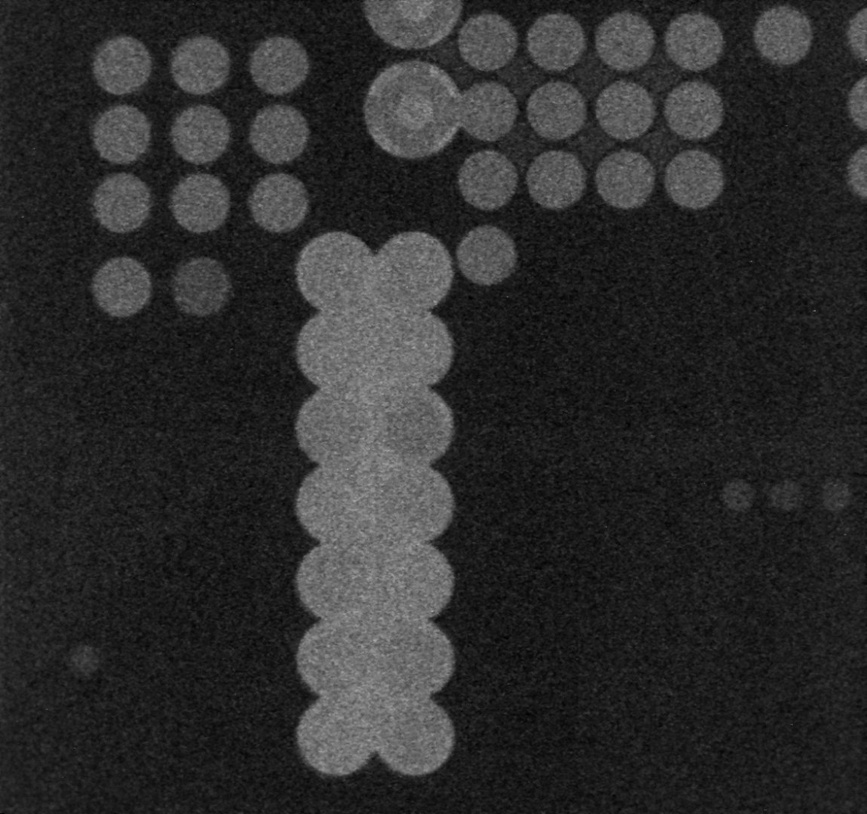
#> input picture circleExtraction/images/source/source4.jpg, 867 x 814 px, shrunk from 1150 x 1080 before the run
$ python circleExtraction.py   (older library calls are emulated)
#> lines starting #> are read from the running program, lines starting #| are printed output that depends on the picture; after the words box and inside, x2 and y2 are one past the last pixel; in counts of white or black regions, pixels touching at a corner belong together; long printed decimals are rounded
import cv2
import numpy as np
from matplotlib import pyplot as plt

# read image
source_img = cv2.imread('images/source/source4.jpg', cv2.CV_8UC1)
#> source_img is the input picture: shape (814, 867); min 0, max 170, mean 44.7
source_img1 = cv2.imread('images/source/source4.jpg')
print(source_img1.shape)
#| (814, 867, 3)

# denoising
denoised_img = cv2.fastNlMeansDenoising(source_img, None, 10)

# hist 30 54 117
hist = cv2.calcHist([denoised_img], [0], None, [256], [0, 256])
#> hist = 256 values, max 73873 at index 27, min 0 at index 0, mean 2756.8
plt.figure("hist")
plt.plot(hist)

# extract the white block(circle and ellipse) through binary processing
ret, thresh_img = cv2.threshold(denoised_img, 50, 255, cv2.THRESH_BINARY)
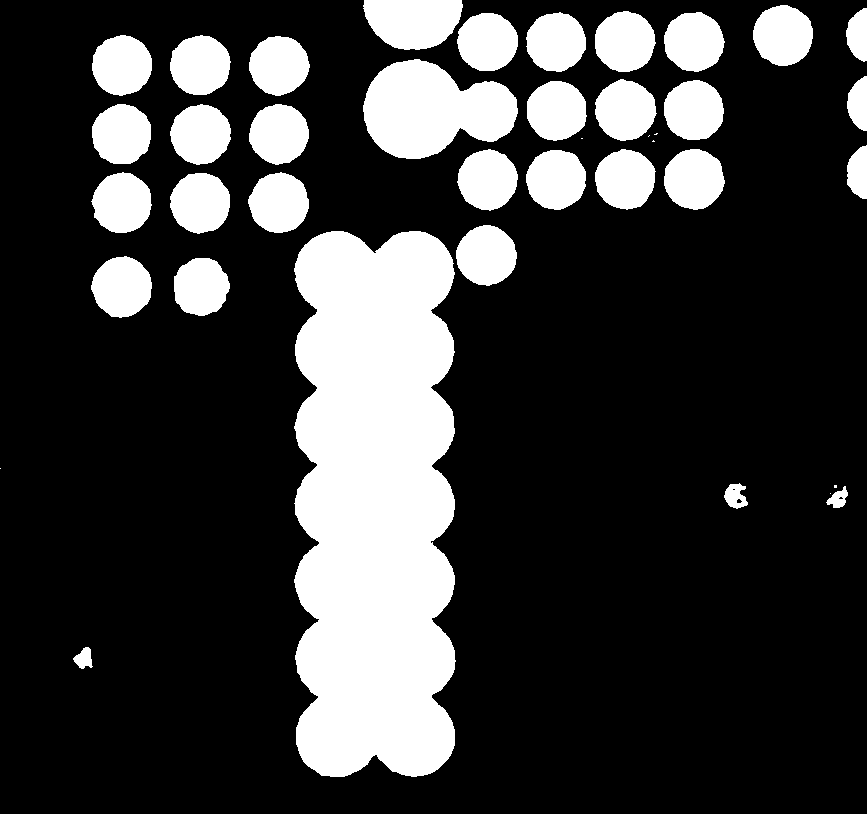
#> thresh_img: shape (814, 867); 23.2% white; 40 white regions (7 under 20 px), largest, box (x1, y1, x2, y2) and area: (294, 231, 456, 777) 77961, (363, 59, 518, 159) 10592, (363, 0, 463, 50) 3984
plt.figure("white blocks")
plt.imshow(thresh_img)

# delete the ellipse block
# erode
erode_img = cv2.erode(thresh_img, np.ones((3, 3), np.uint8), iterations=3)
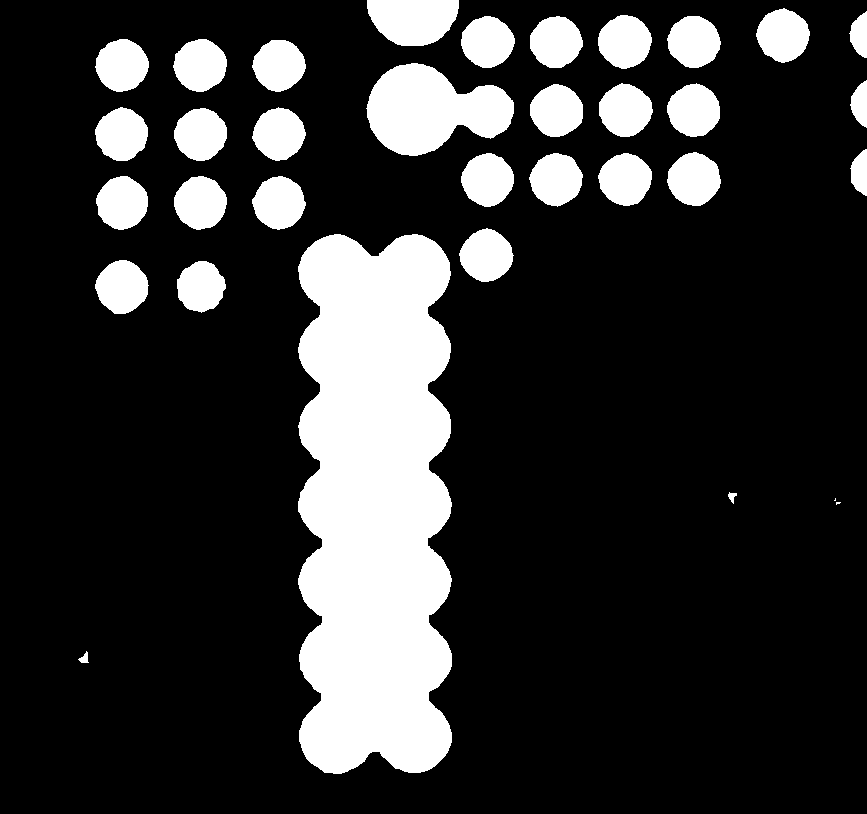
#> erode_img: shape (814, 867); 19.4% white; 34 white regions (2 under 20 px)
# extract circles
contours_img, contours, hierarchy = cv2.findContours(erode_img, cv2.RETR_EXTERNAL, cv2.CHAIN_APPROX_SIMPLE)
#> contours = 34 contours, 2 with area under 20; largest, box (x1, y1, x2, y2) and area: (298, 234, 452, 774) 71140, (366, 63, 514, 156) 8770, (367, 0, 459, 46) 3284, (598, 15, 652, 69) 2118, (667, 152, 721, 206) 2098
area_threshold = 20
height_width_threshold = 48
for i in range(len(contours)):
    # delete the small area block
    area = cv2.contourArea(contours[i])
    if area < area_threshold:
        cv2.drawContours(contours_img, [contours[i]], 0, 0, -1)

    # delete the ellipse block according to the width and height
    else:
        rect = cv2.minAreaRect(contours[i])
        box = cv2.boxPoints(rect)
        box = np.int0(box)
        height = abs(box[0][1] - box[2][1])
        width = abs(box[0][0] - box[2][0])
        if (height - width) > height_width_threshold:
            cv2.drawContours(contours_img, [contours[i]], 0, 0, -1)
#> this loop made 34 passes
#> (area, rect, box, height, width) on passes 1, 4, 5, 6: (53.5, ((85.25, 658.3), (11.31, 9.19), -45), [[84, 665], [78, 659], [86, 651], [92, 657]], 14, 2), (41.5, ((731.2, 496.7), (10.42, 7.84), -69.44), [[733, 503], [725, 500], [729, 490], [736, 493]], 13, 4), (1816.5, ((200.3, 287), (48.4, 48.8), -36.87), [[195, 321], [166, 282], [204, 253], [234, 292]], 68, 9), (2078.5, ((121.8, 286.8), (50.91, 50.2), -45), [[121, 322], [86, 287], [122, 251], [157, 286]], 71, 1)
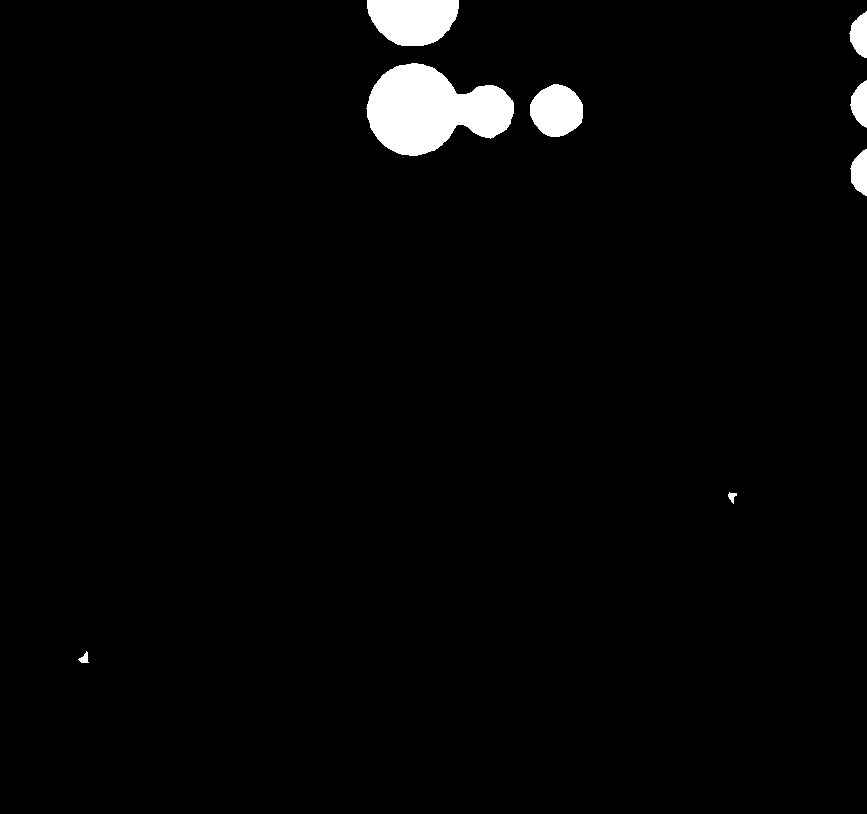
#> contours_img: shape (814, 867); 2.3% white; 8 white regions, largest, box (x1, y1, x2, y2) and area: (366, 63, 514, 156) 8953, (367, 0, 459, 46) 3396, (530, 84, 583, 137) 2146

# dilate
dilate_img = cv2.dilate(contours_img, np.ones((3, 3), np.uint8), iterations=2)
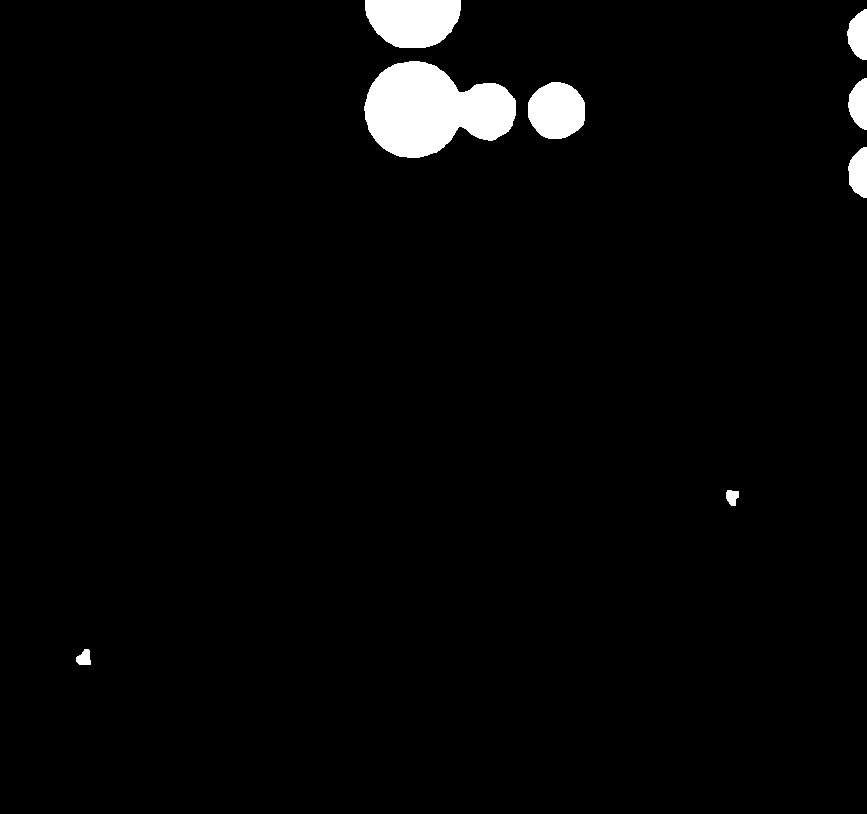
#> dilate_img: shape (814, 867); 2.7% white; 8 white regions
plt.figure("processed image")
plt.imshow(dilate_img)

# get circle center point
processed_img, contours, hierarchy = cv2.findContours(dilate_img, cv2.RETR_EXTERNAL, cv2.CHAIN_APPROX_SIMPLE)
#> contours = 8 contours; box (x1, y1, x2, y2) and area: (364, 61, 516, 158) 9834, (365, 0, 461, 48) 3654, (528, 82, 585, 139) 2505, (847, 9, 867, 60) 702, (848, 147, 867, 198) 687, (848, 78, 867, 130) 672, (76, 649, 91, 665) 154, (726, 490, 739, 506) 134
# calc the radius
area, num = 0, 0
for i in range(len(contours)):
    temp = cv2.contourArea(contours[i])
    if 100 < temp:
        num += 1
        area += temp
#> this loop made 8 passes
#> (temp, area) on passes 1 to 8: (153.5, 153.5), (133.5, 287), (687, 974), (2505, 3479), (672, 4151), (9834, 13985), (701.5, 14686.5), (3654, 18340.5)
#> after the loop, area = 18340.5; num = 8

average_area = area / num
#> average_area = 2292.6
radius = np.sqrt(average_area / np.pi)
#> radius = 27.01
print("radius is: " + str(radius))
#| radius is: 27.014

# set the image boundary
boundary_max_x = source_img1.shape[1] - radius
#> boundary_max_x = 840
boundary_min_x = radius
#> boundary_min_x = 27.01
boundary_max_y = source_img1.shape[0] - radius
#> boundary_max_y = 787
boundary_min_y = radius
#> boundary_min_y = 27.01

# get the centre point coordinates
points = []
for i in range(len(contours)):
    rect = cv2.minAreaRect(contours[i])
    box = cv2.boxPoints(rect)
    box = np.int0(box)
    height = abs(box[0][1] - box[2][1])
    width = abs(box[0][0] - box[2][0])
    c_x = int((box[0][0] + box[2][0]) / 2)
    c_y = int((box[0][1] + box[2][1]) / 2)

    # ignore the uncompleted circle in the boundary
    if c_x < boundary_min_x or c_x > boundary_max_x or c_y < boundary_min_y or c_y > boundary_max_y:
        continue

    if float(width) / float(height) > 2:  # deal with two circles connected horizontally
        c_x_1 = int((box[0][0] + box[2][0]) / 2) - int(1.5 * radius)
        c_x_2 = int((box[0][0] + box[2][0]) / 2) + int(1.5 * radius)
        c_y = int((box[0][1] + box[2][1]) / 2)
        points.append((c_x_1, c_y))
        points.append((c_x_2, c_y))
    else:  # normal circle
        points.append((c_x, c_y))
#> this loop made 8 passes
#> (rect, box, height, width, c_x) on passes 1 to 4: (((83, 656.5), (15, 14), -90), [[90, 664], [76, 664], [76, 649], [90, 649]], 15, 14, 83), (((732, 497.5), (15, 12), -90), [[738, 505], [726, 505], [726, 490], [738, 490]], 15, 12, 732), (((857, 172), (50, 18), -90), [[866, 197], [848, 197], [848, 147], [866, 147]], 50, 18, 857), (((556, 110), (56, 56), -90), [[584, 138], [528, 138], [528, 82], [584, 82]], 56, 56, 556)
#> after the loop, points = [(83, 656), (732, 497), (556, 110), (437, 116)]

# draw centre points
for item in points:
    cv2.circle(source_img1, item, 3, (255, 255, 0), -1)
#> this loop made 4 passes
#> source_img1: shape (814, 867, 3); 0.02% of pixels changed, all inside (x1, y1, x2, y2) = (80, 107, 736, 660)
plt.figure("circle with centre point")
plt.imshow(source_img1)

plt.show()
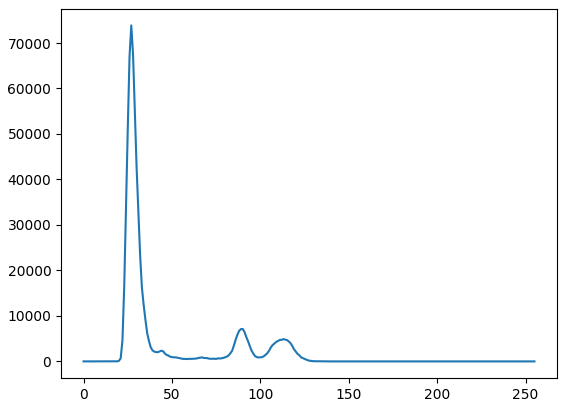
#> figure drawn by matplotlib, 1 panel; curve peaks at x = 27, y = 73873

$ run again, with circleExtraction/images/source/source1.jpg copied over circleExtraction/images/source/source4.jpg
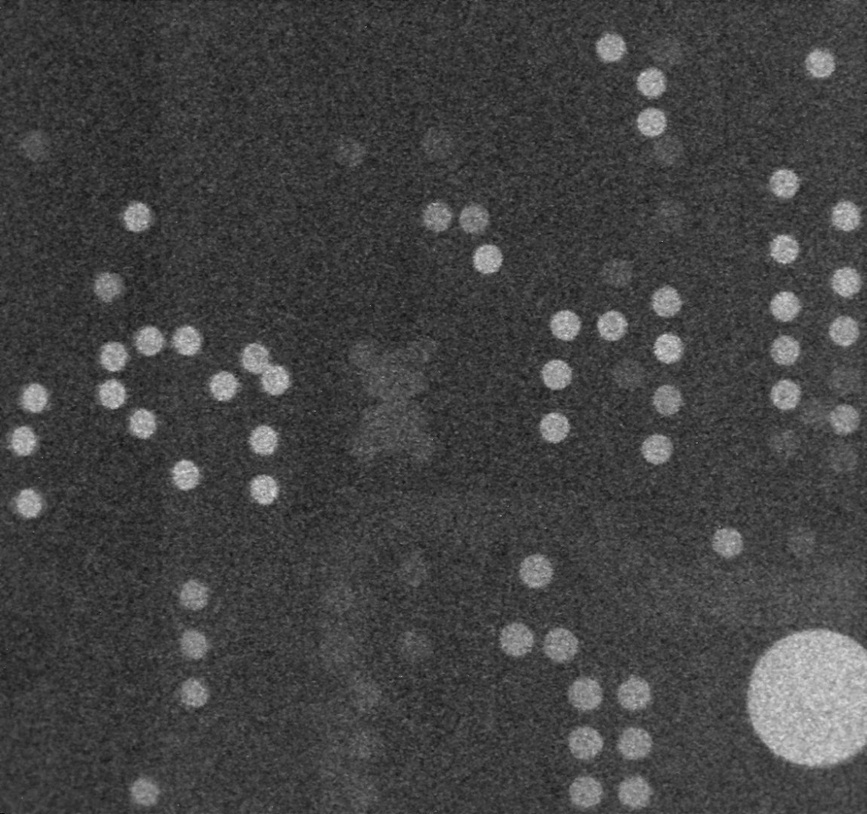
#> input picture circleExtraction/images/source/source1.jpg, 867 x 814 px, shrunk from 1150 x 1080 before the run
#> source_img is the input picture: shape (814, 867); min 12, max 222, mean 67
#| (814, 867, 3)
#> hist = 256 values, max 45381 at index 58, min 0 at index 0, mean 2756.8
#> thresh_img: shape (814, 867); 96.2% white; 671 black regions (521 under 20 px), largest, box (x1, y1, x2, y2) and area: (88, 29, 164, 213) 5253, (117, 244, 164, 332) 1769, (47, 178, 106, 260) 1438
#> erode_img: shape (814, 867); 87.2% white; 221 black regions
#> `contours_img, contours, hierarchy = cv2.findContours(erode_img, cv2.RE..`: contours = 25 contours, 16 with area under 20; largest, box (x1, y1, x2, y2) and area: (0, 0, 867, 814) 666764, (71, 161, 116, 194) 449, (86, 59, 116, 127) 396, (93, 196, 107, 213) 62, (122, 129, 135, 142) 48
#> the loop `for i in range(len(contours)):` made 25 passes
#> (area, rect, box, height, width) on passes 4, 10, 11, 12: (30.5, ((78, 322), (6, 6), -90), [[81, 325], [75, 325], [75, 319], [81, 319]], 6, 6), (62, ((98.5, 204.5), (9.39, 18.34), -26.57), [[98, 214], [90, 198], [98, 194], [106, 210]], 20, 0), (22.5, ((55.5, 180.5), (5, 7), -90), [[59, 183], [52, 183], [52, 178], [59, 178]], 5, 7), (449, ((89.62, 180.2), (40.88, 30.3), -32.47), [[80, 203], [64, 178], [98, 156], [115, 181]], 47, 18)
#> after the loop `for i in range(len(contours)):`:
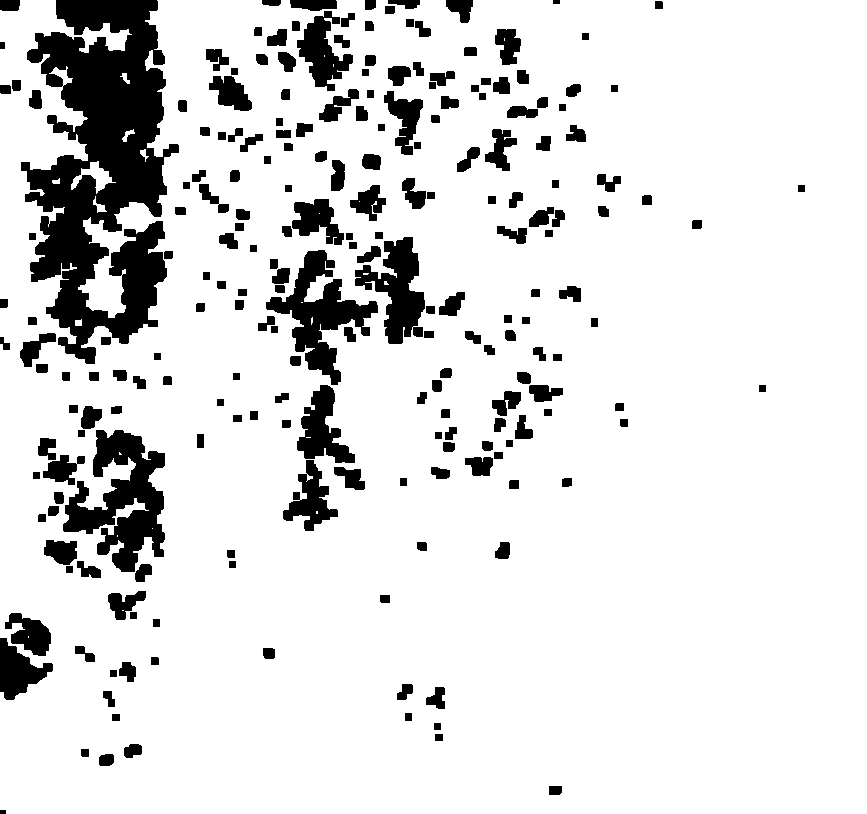
#> contours_img: shape (814, 867); 87.2% white; 221 black regions, largest, box (x1, y1, x2, y2) and area: (21, 0, 179, 364) 31600, (63, 430, 165, 572) 7276, (266, 250, 378, 385) 5187
#> dilate_img: shape (814, 867); 92.2% white; 297 black regions (127 under 20 px)
#> `processed_img, contours, hierarchy = cv2.findContours(dilate_img, cv2...`: contours = 5 contours; box (x1, y1, x2, y2) and area: (0, 0, 867, 814) 675812, (120, 127, 137, 144) 160, (118, 71, 132, 86) 128, (73, 317, 84, 328) 94, (50, 176, 62, 186) 86
#> the loop `for i in range(len(contours)):` made 5 passes
#> (temp, area) on passes 3 to 5: (159.5, 159.5), (127.5, 287), (675812.5, 676099.5)
#> after the loop `for i in range(len(contours)):`: area = 676099.5; num = 3
#> average_area = 225366.5
#> radius = 267.8
#| radius is: 267.836
#> boundary_max_x = 599.2
#> boundary_min_x = 267.8
#> boundary_max_y = 546.2
#> boundary_min_y = 267.8
#> the loop `for i in range(len(contours)):` made 5 passes
#> (rect, box, height, width, c_x) on passes 1 to 4: (((78, 322), (10, 10), -90), [[83, 327], [73, 327], [73, 317], [83, 317]], 10, 10, 78), (((55.5, 180.5), (9, 11), -90), [[61, 185], [50, 185], [50, 176], [61, 176]], 9, 11, 55), (((128, 135), (16, 16), -90), [[136, 143], [120, 143], [120, 127], [136, 127]], 16, 16, 128), (((124.5, 78), (14, 13), -90), [[131, 85], [118, 85], [118, 71], [131, 71]], 14, 13, 124)
#> after the loop `for i in range(len(contours)):`: points = [(432, 406)]
#> the loop `for item in points:` made 1 pass
#> `plt.show()`:
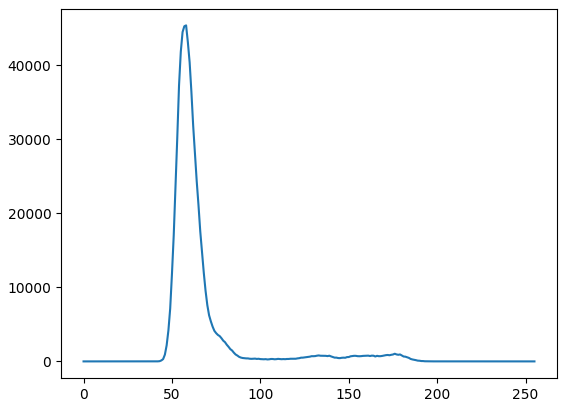
#> figure drawn by matplotlib, 1 panel; curve peaks at x = 58, y = 45381
